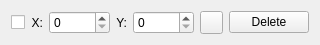
<?xml version="1.0" encoding="UTF-8"?>
<ui version="4.0">
 <class>Marker</class>
 <widget class="QWidget" name="Marker">
  <property name="geometry">
   <rect>
    <x>0</x>
    <y>0</y>
    <width>309</width>
    <height>41</height>
   </rect>
  </property>
  <property name="windowTitle">
   <string>Form</string>
  </property>
  <layout class="QHBoxLayout" name="horizontalLayout">
   <item>
    <widget class="QCheckBox" name="chk_visible">
     <property name="text">
      <string/>
     </property>
    </widget>
   </item>
   <item>
    <widget class="QLabel" name="label_23">
     <property name="text">
      <string>X:</string>
     </property>
     <property name="alignment">
      <set>Qt::AlignRight|Qt::AlignTrailing|Qt::AlignVCenter</set>
     </property>
    </widget>
   </item>
   <item>
    <widget class="QSpinBox" name="sb_x">
     <property name="sizePolicy">
      <sizepolicy hsizetype="Expanding" vsizetype="Fixed">
       <horstretch>0</horstretch>
       <verstretch>0</verstretch>
      </sizepolicy>
     </property>
     <property name="maximum">
      <number>99999</number>
     </property>
    </widget>
   </item>
   <item>
    <widget class="QLabel" name="label_24">
     <property name="text">
      <string>Y:</string>
     </property>
     <property name="alignment">
      <set>Qt::AlignRight|Qt::AlignTrailing|Qt::AlignVCenter</set>
     </property>
    </widget>
   </item>
   <item>
    <widget class="QSpinBox" name="sb_y">
     <property name="sizePolicy">
      <sizepolicy hsizetype="Expanding" vsizetype="Fixed">
       <horstretch>0</horstretch>
       <verstretch>0</verstretch>
      </sizepolicy>
     </property>
     <property name="maximum">
      <number>99999</number>
     </property>
    </widget>
   </item>
   <item>
    <widget class="QPushButton" name="but_color">
     <property name="minimumSize">
      <size>
       <width>23</width>
       <height>23</height>
      </size>
     </property>
     <property name="maximumSize">
      <size>
       <width>23</width>
       <height>23</height>
      </size>
     </property>
     <property name="toolTip">
      <string>color</string>
     </property>
     <property name="text">
      <string/>
     </property>
    </widget>
   </item>
   <item>
    <widget class="QPushButton" name="but_delete">
     <property name="text">
      <string>Delete</string>
     </property>
    </widget>
   </item>
  </layout>
 </widget>
 <resources/>
 <connections/>
</ui>
